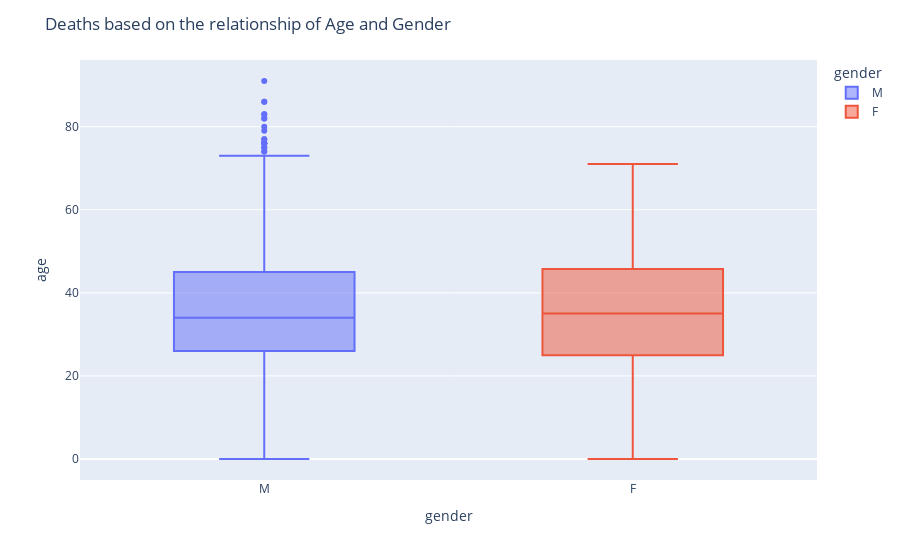

The cell this chart's notebook holds for it:
### Markdown cell above
# Create a Box Plot Showing the Age and Manner of Death

Break out the data by gender using `df_fatalities`. Is there a difference between men and women in the manner of death?

### Code cell
fig_e = px.box(data_frame=df_fatalities, x='gender', y='age', color='gender')
fig_e.update_layout(title="Deaths based on the relationship of Age and Gender")

### Figure 1 — Plotly figure (JSON) as saved in the notebook; plotly's stock layout.template omitted (floating-point values rounded to 4 significant figures; data arrays with more than 128 entries replaced by an {"elided": "..."} marker saying what was removed)
{"data": [{"alignmentgroup": "True", "hovertemplate": "gender=%{x}<br>age=%{y}<extra></extra>", "legendgroup": "M", "marker": {"color": "#636efa"}, "name": "M", "notched": false, "offsetgroup": "M", "orientation": "v", "showlegend": true, "type": "box", "x": {"elided": "2428 str values"}, "x0": " ", "xaxis": "x", "y": {"elided": "2428 int values"}, "y0": " ", "yaxis": "y"}, {"alignmentgroup": "True", "hovertemplate": "gender=%{x}<br>age=%{y}<extra></extra>", "legendgroup": "F", "marker": {"color": "#EF553B"}, "name": "F", "notched": false, "offsetgroup": "F", "orientation": "v", "showlegend": true, "type": "box", "x": ["F", "F", "F", "F", "F", "F", "F", "F", "F", "F", "F", "F", "F", "F", "F", "F", "F", "F", "F", "F", "F", "F", "F", "F", "F", "F", "F", "F", "F", "F", "F", "F", "F", "F", "F", "F", "F", "F", "F", "F", "F", "F", "F", "F", "F", "F", "F", "F", "F", "F", "F", "F", "F", "F", "F", "F", "F", "F", "F", "F", "F", "F", "F", "F", "F", "F", "F", "F", "F", "F", "F", "F", "F", "F", "F", "F", "F", "F", "F", "F", "F", "F", "F", "F", "F", "F", "F", "F", "F", "F", "F", "F", "F", "F", "F", "F", "F", "F", "F", "F", "F", "F", "F", "F", "F", "F", "F"], "x0": " ", "xaxis": "x", "y": [34, 17, 17, 39, 38, 43, 20, 34, 28, 37, 43, 24, 49, 53, 26, 27, 46, 25, 39, 31, 45, 17, 40, 44, 30, 28, 23, 37, 55, 62, 46, 50, 21, 36, 37, 27, 61, 51, 48, 22, 55, 50, 45, 12, 25, 31, 32, 41, 32, 36, 31, 38, 38, 25, 27, 50, 36, 40, 25, 35, 60, 24, 26, 29, 0, 42, 24, 40, 23, 35, 46, 53, 26, 66, 23, 25, 39, 31, 56, 44, 53, 71, 37, 21, 18, 55, 30, 33, 46, 16, 59, 21, 17, 54, 50, 27, 41, 0, 24, 28, 30, 0, 29, 50, 40, 25, 62], "y0": " ", "yaxis": "y"}], "layout": {"boxmode": "overlay", "legend": {"title": {"text": "gender"}, "tracegroupgap": 0}, "margin": {"t": 60}, "title": {"text": "Deaths based on the relationship of Age and Gender"}, "xaxis": {"anchor": "y", "categoryarray": ["M", "F"], "categoryorder": "array", "domain": [0, 1], "title": {"text": "gender"}}, "yaxis": {"anchor": "x", "domain": [0, 1], "title": {"text": "age"}}}}
